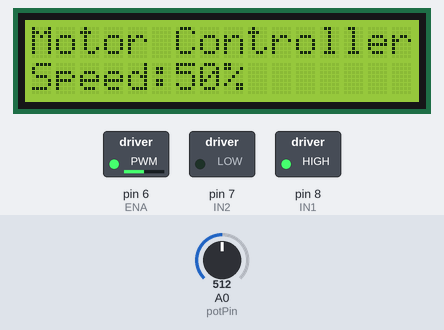
The sketch below on a simulated Arduino Uno, built with avr-gcc and run on an emulated ATmega328P. Parts: 16×2 character LCD, switched loads named in the sketch (green lamp = pin HIGH). The test bench sets the inputs (shaded band); at power-on: A0 (potPin) = 512.

Above: at 1.2 s.
1.3 s: A0 (potPin) set to 716
At 2.5 s:
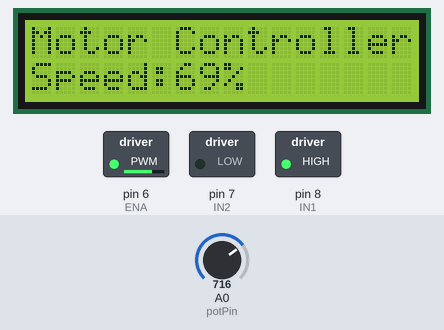
2.8 s: A0 (potPin) set to 900
At 3.6 s:
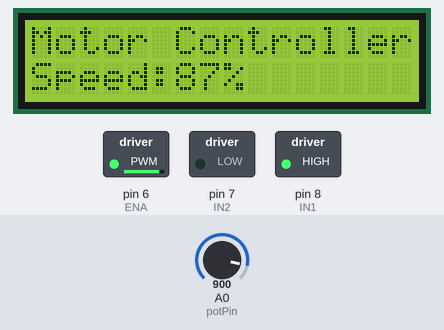
4.4 s: A0 (potPin) set to 190
At 5.7 s:
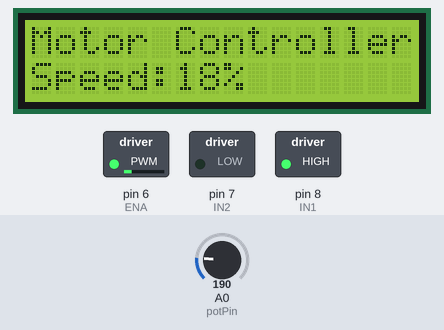
6.0 s: A0 (potPin) set to 0
At 6.7 s:
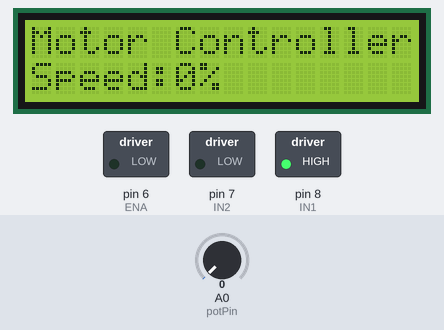
Timing chart, 0 to 8.6 s (numbered marks = the images above; inputs shaded):
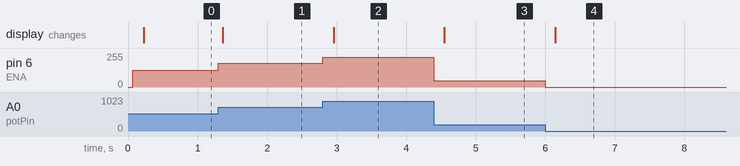

The sketch:

Motor_Speed_Ctrl_LCD.ino
```cpp
#include <LiquidCrystal_I2C.h>
#include <Wire.h>

LiquidCrystal_I2C lcd(0x27, 16, 2);

int potPin = A0;
int ENA = 6;
int IN1 = 8; // direction pin 1
int IN2 = 7; // direction pin 2

unsigned long lastLCDupdate = 0;

void setup() {

  Serial.begin(9600);

  Wire.setClock(400000);

  pinMode(ENA, OUTPUT);
  pinMode(IN1, OUTPUT);
  pinMode(IN2, OUTPUT);

  lcd.init();
  lcd.backlight();

  digitalWrite(IN1, HIGH);
  digitalWrite(IN2, LOW);
}

void loop() {

  int potValue = analogRead(potPin);

  int pwmValue = map(potValue, 0,1023, 0,255);
  int speedPercent = map(potValue, 0,1023, 0,100);

  analogWrite(ENA,pwmValue);

  // Update LCD only every 200 ms
  if(millis() - lastLCDupdate > 200) {

    lcd.setCursor(0,0); // top row
    lcd.print("Motor Controller");

    lcd.setCursor(0,1); // bottom row
    lcd.print("Speed:");
    lcd.print(speedPercent);
    lcd.print("%   ");

    lastLCDupdate = millis();
  }
}
```

Measured:
- after the input at 1.3 s, pin 6 (ENA): 127/255 → 178/255 at once; the display: changes after 0.06 s (image 1)
- after the input at 2.8 s, pin 6 (ENA): 178/255 → 224/255 at once; the display: changes after 0.16 s (image 2)
- after the input at 4.4 s, pin 6 (ENA): 224/255 → 47/255 at once; the display: changes after 0.15 s (image 3)
- after the input at 6.0 s, pin 6 (ENA): 47/255 → 0/255 at once; the display: changes after 0.14 s (image 4)
